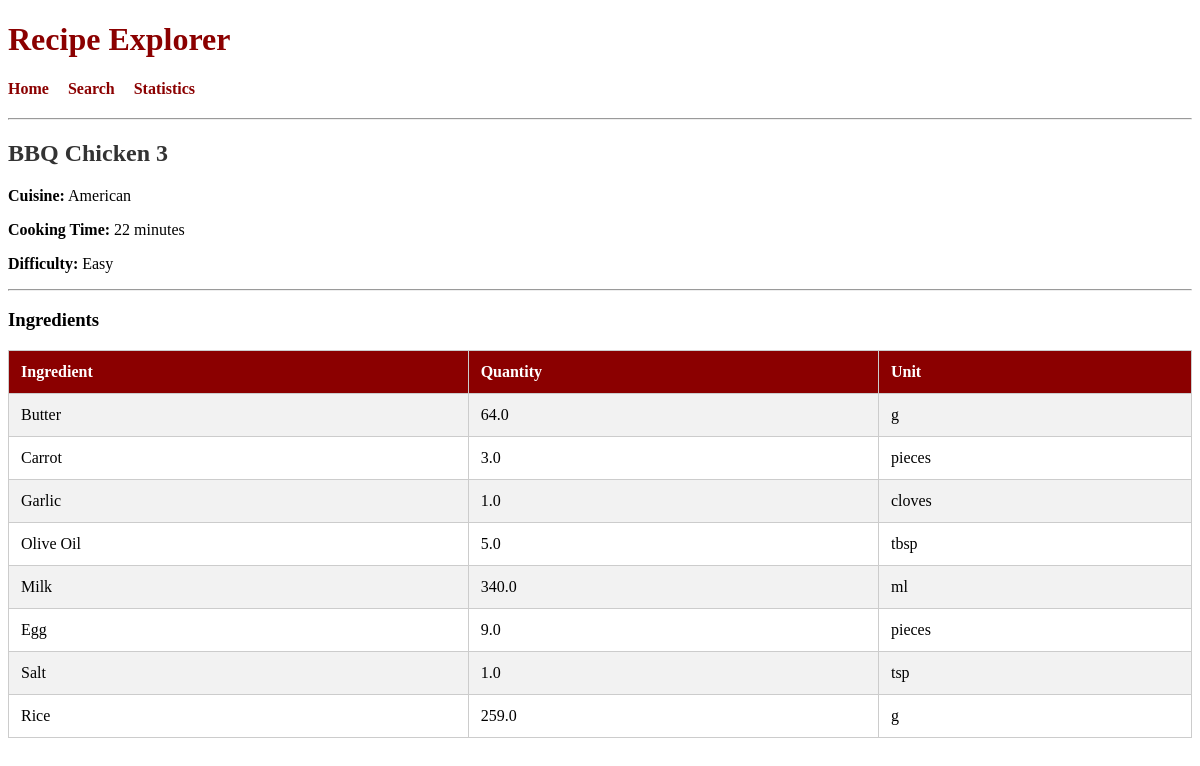
Page /recipe/3 on the earlier database version.
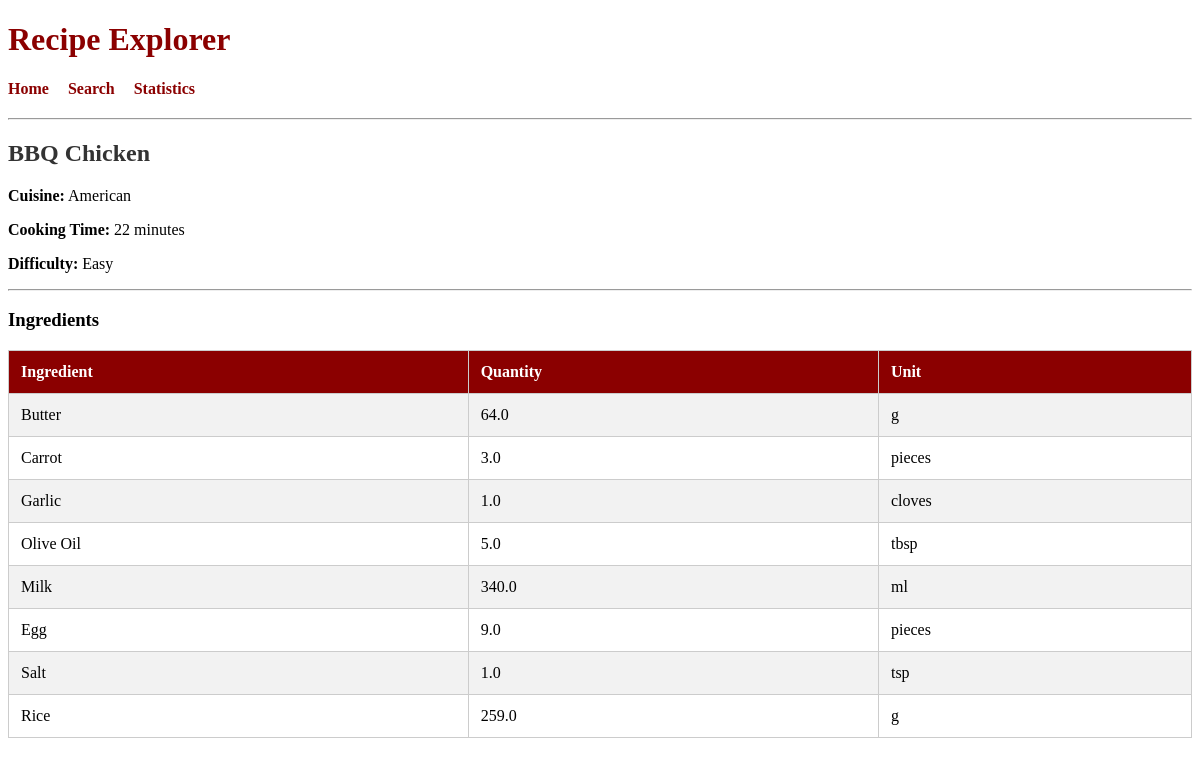
Same page on the later database version.
### tables this page shows
CREATE TABLE recipes (
    recipe_id INTEGER PRIMARY KEY,
    name TEXT,
    cuisine TEXT,
    cooking_time INTEGER,
    difficulty TEXT
);

CREATE TABLE ingredients (
    ingredient_id INTEGER PRIMARY KEY,
    recipe_id INTEGER,
    ingredient_name TEXT,
    quantity REAL,
    unit TEXT,
    FOREIGN KEY(recipe_id) REFERENCES recipes(recipe_id)
);

### app.py (the view)
@app.route("/recipe/<int:id>")
def recipe_detail(id):
    conn = get_db()
    cur = conn.cursor()
    cur.execute("""
        SELECT *
        FROM recipes
        WHERE recipe_id = ?
    """, (id,))
    recipe = cur.fetchone()
    cur.execute("""
        SELECT ingredient_name, quantity, unit
        FROM ingredients
        WHERE recipe_id = ?
    """, (id,))
    ingredients = cur.fetchall()
    conn.close()
    return render_template(
        "detail.html",
        recipe=recipe,
        ingredients=ingredients
    )

### app.py (called while the page is built)
def get_db():
    return sqlite3.connect("database.db")

### templates/detail.html
{% extends "base.html" %}
{% block content %}
<h2>{{ recipe[1] }}</h2>
<p><b>Cuisine:</b> {{ recipe[2] }}</p>
<p><b>Cooking Time:</b> {{ recipe[3] }} minutes</p>
<p><b>Difficulty:</b> {{ recipe[4] }}</p>
<hr>
<h3>Ingredients</h3>
<table border="1">
<tr>
    <th>Ingredient</th>
    <th>Quantity</th>
    <th>Unit</th>
</tr>
{% for ingredient in ingredients %}
<tr>
    <td>{{ ingredient[0] }}</td>
    <td>{{ ingredient[1] }}</td>
    <td>{{ ingredient[2] }}</td>
</tr>
{% endfor %}
</table>
{% endblock %}

### templates/base.html (shortened to what this page needs)
<!DOCTYPE html>
<html>
<head>
    <link rel="stylesheet" href="/static/style.css">
</head>
<body>
<h1>Recipe Explorer</h1>
<nav>
    <a href="/">Home</a>
    <a href="/search">Search</a>
    <a href="/stats">Statistics</a>
</nav>
<hr>
{% block content %}
{% endblock %}
</body>
</html>

Differences in the rows shown:
changed recipes "American": name "BBQ Chicken 3" → "BBQ Chicken"
